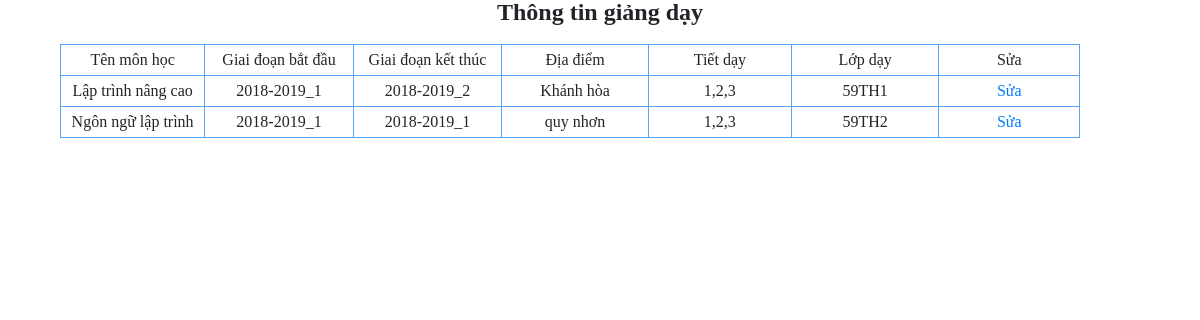
/giangvien/lichtrinhphancong.php (signed in), run on the app's committed database.
### tables this page shows
CREATE TABLE `kehoachgiangday` (
  `ID` int(11) NOT NULL,
  `MAGV` char(25) NOT NULL,
  `TENMONHOC` varchar(50) NOT NULL,
  `GIAIDOANBD` char(50) NOT NULL,
  `GIAIDOANKT` char(50) NOT NULL,
  `DIADIEM` varchar(25) NOT NULL,
  `THOIGIAN` char(15) NOT NULL,
  `DAY` varchar(100) NOT NULL,
  `LOPDAY` char(25) NOT NULL
);

### giangvien/lichtrinhphancong.php (the view, shortened to what this page needs)
<?php
require'../connect.php';
?>
<!DOCTYPE html>
<html lang="en">
<head>
	<link rel="stylesheet" href="css/bootstrap.min.css">
	<link rel="stylesheet" href="css/index1.css">
</head>
<body>
	<main style="height: 700px">
		<div style="padding-bottom: 20px;">
			<p style="text-align: center; font-weight: bold; font-size:24px ">Thông tin giảng dạy</p>
		</div>
		<div style="height: 700px; width: 90%; padding-left: 5%">
			<table>
				<tr>
					<th width="200px">Tên môn học</th>
					<th width="200px">Giai đoạn bắt đầu</th>
					<th width="200px">Giai đoạn kết thúc</th>
					<th width="200px">Địa điểm</th>
					<th width="200px">Tiết dạy</th>
					<th width="200px">Lớp dạy</th>
					<th width="200px">Sửa</th>
				</tr>
					<?php
						$username = $_SESSION['Username'];
						$sql1 = mysqli_query($conn, "SELECT * from login where USERNAME = '$username' ");
						$row1 = mysqli_fetch_assoc($sql1);
						$magv = $row1['ID'];
						$sql = mysqli_query($conn,"SELECT * from kehoachgiangday where MAGV = '$magv'");
						while($row=mysqli_fetch_assoc($sql)){
							$id = $row['ID'];
					?>
					<tr>
					<td><?php echo $row['TENMONHOC']; ?></td>
					<td><?php echo $row['GIAIDOANBD']; ?></td>
					<td><?php echo $row['GIAIDOANKT']; ?></td>
					<td><?php echo $row['DIADIEM']; ?></td>
					<td><?php echo $row['THOIGIAN']; ?></td>
					<td><?php echo $row['LOPDAY']; ?></td>
					<td><a href='updateKHGD.php?id=<?php echo $id?>'>Sửa</a></td>
				</tr>
			<?php } ?>
			</table>
		</div>
	</main>
</body>
</html>

### css/index1.css (style rules this page uses)
html, body, div, span, applet, object, iframe, h1, h2, h3, h4, h5, h6, p, blockquote, pre, a, abbr, acronym, address, big, cite, code, del, dfn, em, img, ins, kbd, q, s, samp, small, strike, strong, sub, sup, tt, var, b, u, i, center, dl, dt, dd, ol, ul, li, fieldset, form, label, legend, table, caption, tbody, tfoot, thead, tr, th, td, article, aside, canvas, details, embed, figure, figcaption, footer, header, hgroup, menu, nav, output, ruby, section, summary, time, mark, audio, video { margin: 0; padding: 0; border: 0; font-size: 100%; font: inherit; vertical-align: baseline; }
body { line-height: 1; margin: 0 0 0 0; }
table { border-collapse: collapse; border-spacing: 0; }

### giangvien/lichtrinhphancong.php (style rules this page uses)
table, th, td { border: 1px solid #56a4fe; height: 30px; line-height: 30px; text-align: center; }

### data on the page
kehoachgiangday: TENMONHOC "Lập trình nâng cao", GIAIDOANBD "2018-2019_1", GIAIDOANKT "2018-2019_2", DIADIEM "Khánh hòa", THOIGIAN "1,2,3", LOPDAY "59TH1"
kehoachgiangday: TENMONHOC "Ngôn ngữ lập trình", GIAIDOANBD "2018-2019_1", GIAIDOANKT "2018-2019_1", DIADIEM "quy nhơn", THOIGIAN "1,2,3", LOPDAY "59TH2"
